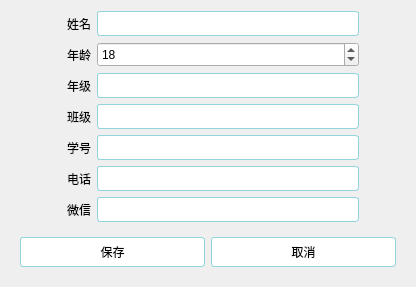
<?xml version="1.0" encoding="UTF-8"?>
<ui version="4.0">
 <class>Dialog_AddStu</class>
 <widget class="QDialog" name="Dialog_AddStu">
  <property name="geometry">
   <rect>
    <x>0</x>
    <y>0</y>
    <width>416</width>
    <height>284</height>
   </rect>
  </property>
  <property name="windowTitle">
   <string>添加学生信息</string>
  </property>
  <property name="windowIcon">
   <iconset resource="resource.qrc">
    <normaloff>:/images/addstu.png</normaloff>:/images/addstu.png</iconset>
  </property>
  <property name="styleSheet">
   <string notr="true">QLineEdit
{		
	border:1 solid #93d5dc;
	border-radius:2;
	border-radius:3;
}

QPushButton{
	border:1 solid #93d5dc;
	background-color:white;
	border-radius:3;
}</string>
  </property>
  <layout class="QGridLayout" name="gridLayout_2">
   <item row="6" column="1">
    <widget class="QLineEdit" name="lineEdit_stuwechat">
     <property name="minimumSize">
      <size>
       <width>40</width>
       <height>25</height>
      </size>
     </property>
    </widget>
   </item>
   <item row="2" column="0">
    <widget class="QLabel" name="label_stugrade">
     <property name="minimumSize">
      <size>
       <width>80</width>
       <height>0</height>
      </size>
     </property>
     <property name="text">
      <string>年级</string>
     </property>
     <property name="alignment">
      <set>Qt::AlignRight|Qt::AlignTrailing|Qt::AlignVCenter</set>
     </property>
    </widget>
   </item>
   <item row="3" column="1">
    <widget class="QLineEdit" name="lineEdit_stuclass">
     <property name="minimumSize">
      <size>
       <width>40</width>
       <height>25</height>
      </size>
     </property>
    </widget>
   </item>
   <item row="5" column="1">
    <widget class="QLineEdit" name="lineEdit_stuphone">
     <property name="minimumSize">
      <size>
       <width>40</width>
       <height>25</height>
      </size>
     </property>
    </widget>
   </item>
   <item row="4" column="1">
    <widget class="QLineEdit" name="lineEdit_stuid">
     <property name="minimumSize">
      <size>
       <width>40</width>
       <height>25</height>
      </size>
     </property>
    </widget>
   </item>
   <item row="3" column="0">
    <widget class="QLabel" name="label_stuclass">
     <property name="minimumSize">
      <size>
       <width>80</width>
       <height>0</height>
      </size>
     </property>
     <property name="text">
      <string>班级</string>
     </property>
     <property name="alignment">
      <set>Qt::AlignRight|Qt::AlignTrailing|Qt::AlignVCenter</set>
     </property>
    </widget>
   </item>
   <item row="0" column="1">
    <widget class="QLineEdit" name="lineEdit_stuname">
     <property name="minimumSize">
      <size>
       <width>40</width>
       <height>25</height>
      </size>
     </property>
    </widget>
   </item>
   <item row="1" column="1">
    <widget class="QSpinBox" name="spinBox_stuage">
     <property name="minimumSize">
      <size>
       <width>40</width>
       <height>25</height>
      </size>
     </property>
     <property name="value">
      <number>18</number>
     </property>
    </widget>
   </item>
   <item row="2" column="1">
    <widget class="QLineEdit" name="lineEdit_stugrade">
     <property name="minimumSize">
      <size>
       <width>40</width>
       <height>25</height>
      </size>
     </property>
    </widget>
   </item>
   <item row="1" column="0">
    <widget class="QLabel" name="label_stuage">
     <property name="minimumSize">
      <size>
       <width>80</width>
       <height>0</height>
      </size>
     </property>
     <property name="text">
      <string>年龄</string>
     </property>
     <property name="alignment">
      <set>Qt::AlignRight|Qt::AlignTrailing|Qt::AlignVCenter</set>
     </property>
    </widget>
   </item>
   <item row="0" column="0">
    <widget class="QLabel" name="label_stuname">
     <property name="minimumSize">
      <size>
       <width>80</width>
       <height>0</height>
      </size>
     </property>
     <property name="text">
      <string>姓名</string>
     </property>
     <property name="alignment">
      <set>Qt::AlignRight|Qt::AlignTrailing|Qt::AlignVCenter</set>
     </property>
    </widget>
   </item>
   <item row="4" column="0">
    <widget class="QLabel" name="label_stuid">
     <property name="minimumSize">
      <size>
       <width>80</width>
       <height>0</height>
      </size>
     </property>
     <property name="text">
      <string>学号</string>
     </property>
     <property name="alignment">
      <set>Qt::AlignRight|Qt::AlignTrailing|Qt::AlignVCenter</set>
     </property>
    </widget>
   </item>
   <item row="5" column="0">
    <widget class="QLabel" name="label_stuphone">
     <property name="minimumSize">
      <size>
       <width>80</width>
       <height>0</height>
      </size>
     </property>
     <property name="text">
      <string>电话</string>
     </property>
     <property name="alignment">
      <set>Qt::AlignRight|Qt::AlignTrailing|Qt::AlignVCenter</set>
     </property>
    </widget>
   </item>
   <item row="6" column="0">
    <widget class="QLabel" name="label_stuwechat">
     <property name="minimumSize">
      <size>
       <width>80</width>
       <height>0</height>
      </size>
     </property>
     <property name="text">
      <string>微信</string>
     </property>
     <property name="alignment">
      <set>Qt::AlignRight|Qt::AlignTrailing|Qt::AlignVCenter</set>
     </property>
    </widget>
   </item>
   <item row="0" column="2">
    <spacer name="horizontalSpacer">
     <property name="minimumSize">
      <size>
       <width>40</width>
       <height>20</height>
      </size>
     </property>
     <property name="orientation">
      <enum>Qt::Horizontal</enum>
     </property>
     <property name="sizeType">
      <enum>QSizePolicy::Minimum</enum>
     </property>
     <property name="sizeHint" stdset="0">
      <size>
       <width>81</width>
       <height>20</height>
      </size>
     </property>
    </spacer>
   </item>
   <item row="7" column="0" colspan="3">
    <widget class="QWidget" name="widget" native="true">
     <property name="styleSheet">
      <string notr="true">QPushButton:hover{
	background-color:#93d5dc;
	
}
</string>
     </property>
     <layout class="QGridLayout" name="gridLayout">
      <item row="0" column="0">
       <widget class="QPushButton" name="pushButton_save">
        <property name="minimumSize">
         <size>
          <width>39</width>
          <height>30</height>
         </size>
        </property>
        <property name="text">
         <string>保存</string>
        </property>
       </widget>
      </item>
      <item row="0" column="1">
       <widget class="QPushButton" name="pushButton_2">
        <property name="minimumSize">
         <size>
          <width>0</width>
          <height>30</height>
         </size>
        </property>
        <property name="styleSheet">
         <string notr="true">
QPushButton:hover{
	background-color:#f17666
	
}</string>
        </property>
        <property name="text">
         <string>取消</string>
        </property>
       </widget>
      </item>
     </layout>
    </widget>
   </item>
  </layout>
 </widget>
 <tabstops>
  <tabstop>lineEdit_stuname</tabstop>
  <tabstop>spinBox_stuage</tabstop>
  <tabstop>lineEdit_stugrade</tabstop>
  <tabstop>lineEdit_stuclass</tabstop>
  <tabstop>lineEdit_stuid</tabstop>
  <tabstop>lineEdit_stuphone</tabstop>
  <tabstop>lineEdit_stuwechat</tabstop>
  <tabstop>pushButton_save</tabstop>
  <tabstop>pushButton_2</tabstop>
 </tabstops>
 <resources>
  <include location="resource.qrc"/>
 </resources>
 <connections/>
</ui>
